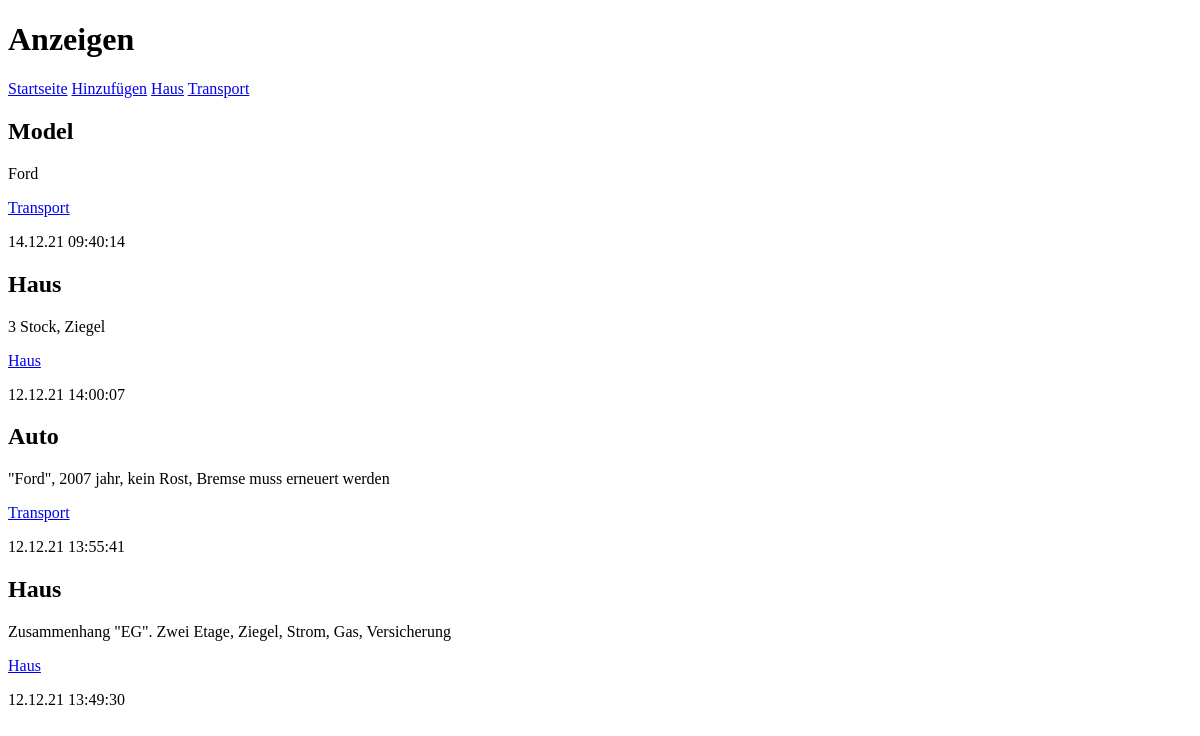
Page /bboard/ on the earlier database version.
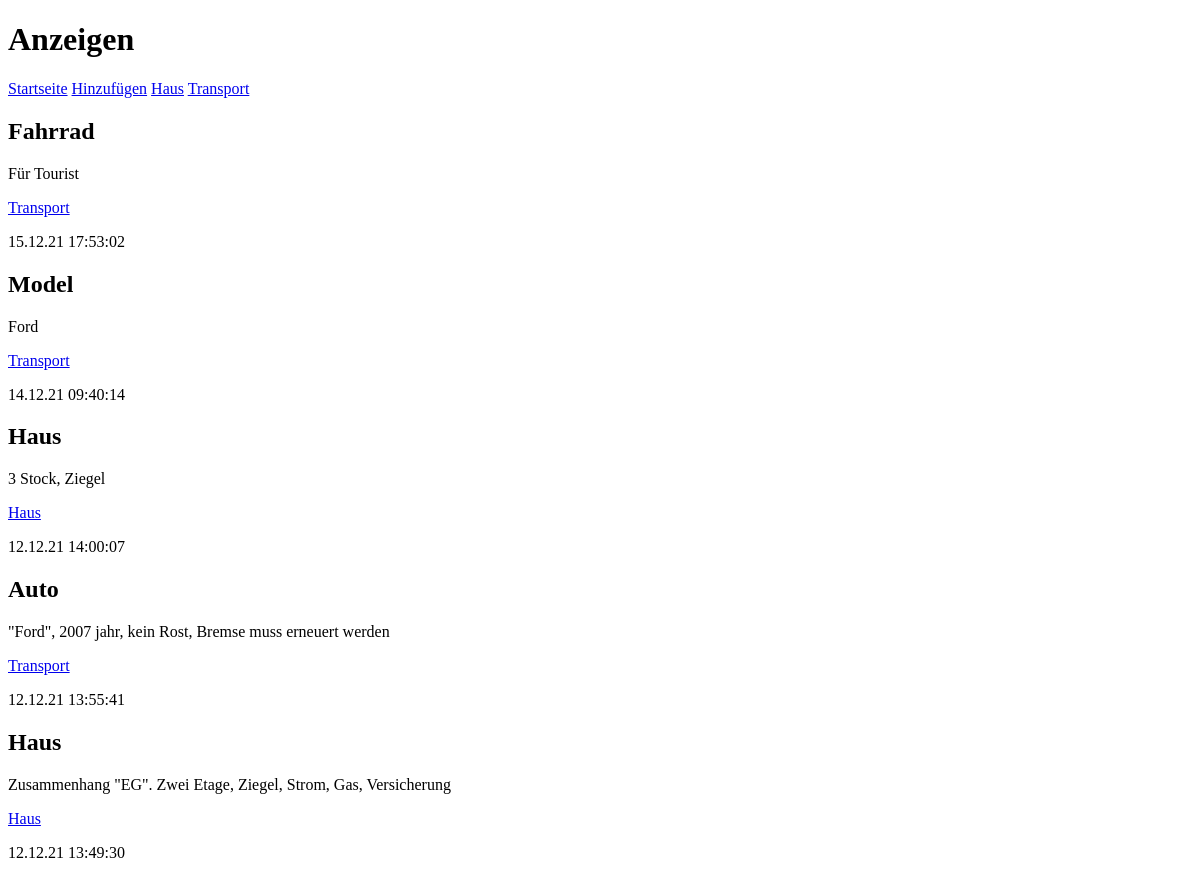
Same page on the later database version.
### bboard/models.py (models this page shows, shortened)
class Rubric(models.Model):
    name = models.CharField(max_length=20, db_index=True, verbose_name='Name')
    class Meta:
        verbose_name_plural = 'Kategorien'
        verbose_name = 'Kategorie'
        ordering = ['name']

class Bb(models.Model):
    title = models.CharField(max_length=50, verbose_name='Material')
    content = models.TextField(null=True, blank=True, verbose_name='Description')
    price = models.FloatField(null=True, blank=True, verbose_name='Price')
    published = models.DateTimeField(auto_now_add=True, db_index=True, verbose_name='Published')
    rubric = models.ForeignKey('Rubric', null=True, on_delete=models.PROTECT, verbose_name='Kategorie')
    class Meta:
        verbose_name_plural = 'Anzeigen'
        verbose_name = 'Material'
        ordering = ['-published']

### bboard/views.py (the view)
# urls.py: path('', index, name='index'),
def index(request):
    bbs = Bb.objects.all()
    rubrics = Rubric.objects.all()
    context = {'bbs': bbs, 'rubrics': rubrics}
    return render(request, 'bboard/index.html', context)

### bboard/templates/bboard/index.html (shortened to what this page needs)
<!DOCTYPE html>
<html>
     <head>
     </head>
     <body>
          <h1>Anzeigen</h1>
          <div>
              <a href="{% url 'index' %}">Startseite</a>
              <a href="{% url 'add' %}">Hinzufügen</a>
              {% for rubric in rubrics %}
              <a href="{% url 'by_rubric' rubric.pk %}">{{ rubric.name }}</a>
              {% endfor %}
          </div>
          {% for bb in bbs %}
          <div>
              <h2>{{ bb.title }}</h2>
              <p>{{ bb.content }}</p>
              <p><a href="/bboard/{{ bb.rubric.pk }}/"</p>
              {{ bb.rubric.name }}</a></p>
              <p>{{ bb.published|date:'d.m.y H:i:s' }}</p>
           </div>
          {% endfor %}
     </body>
</html>

Differences in the rows shown:
added Bb: title "Fahrrad", content "Für Tourist", rubric.name "Transport", published "15.12.21 17:53:02"
